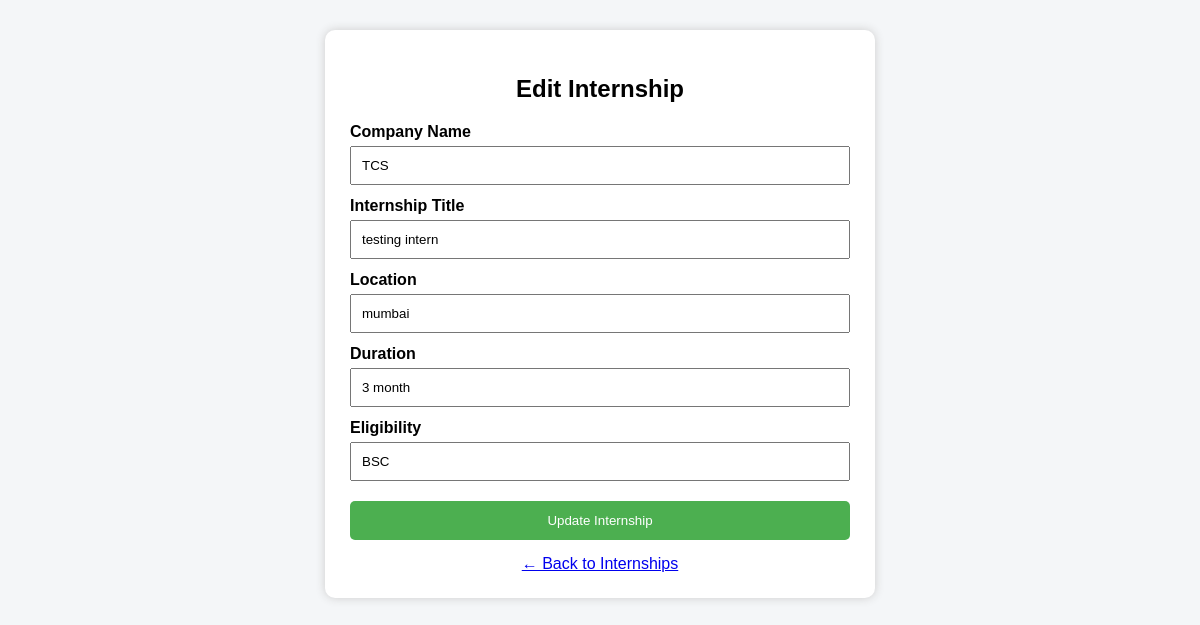
Page /admin/internships/edit/6 on the committed database.
### tables this page shows
CREATE TABLE internships (
            id INTEGER PRIMARY KEY AUTOINCREMENT,
            company TEXT NOT NULL,
            title TEXT NOT NULL,
            location TEXT NOT NULL,
            duration TEXT NOT NULL,
            eligibility TEXT NOT NULL
        );

### app.py (the view, shortened to what this page needs)
@app.route("/admin/internships/edit/<int:id>", methods=["GET", "POST"])
def edit_internship(id):
    conn = sqlite3.connect("internships.db")
    conn.row_factory = sqlite3.Row
    cursor = conn.cursor()
    cursor.execute("SELECT * FROM internships WHERE id = ?", (id,))
    internship = cursor.fetchone()
    conn.close()
    return render_template("edit_internship.html", internship=internship)

### templates/edit_internship.html (shortened to what this page needs)
<!DOCTYPE html>
<html>
<head>
</head>
<body>
<div class="container">
    <h2>Edit Internship</h2>
    <form method="POST">
        <label>Company Name</label>
        <input type="text" name="company"
               value="{{ internship['company'] }}" required>
        <label>Internship Title</label>
        <input type="text" name="title"
               value="{{ internship['title'] }}" required>
        <label>Location</label>
        <input type="text" name="location"
               value="{{ internship['location'] }}" required>
        <label>Duration</label>
        <input type="text" name="duration"
               value="{{ internship['duration'] }}" required>
        <label>Eligibility</label>
        <input type="text" name="eligibility"
               value="{{ internship['eligibility'] }}" required>
        <button type="submit">Update Internship</button>
    </form>
    <a href="/admin/internships" class="back">
        ← Back to Internships
    </a>
</div>
</body>
</html>

### templates/edit_internship.html (style rules this page uses)
body { font-family: Arial, sans-serif; background-color: #f4f6f8; margin: 0; padding: 30px; }
.container { width: 500px; margin: auto; background: white; padding: 25px; border-radius: 10px; box-shadow: 0 0 10px #ccc; }
h2 { text-align: center; }
label { display: block; margin-top: 12px; font-weight: bold; }
input { width: 100%; padding: 10px; margin-top: 5px; box-sizing: border-box; }
button { width: 100%; padding: 12px; margin-top: 20px; background-color: #4CAF50; color: white; border: none; border-radius: 5px; cursor: pointer; }
.back { display: block; text-align: center; margin-top: 15px; }

### rows in the picture
internships: company "TCS", title "testing intern", location "mumbai", duration "3 month", eligibility "BSC"
